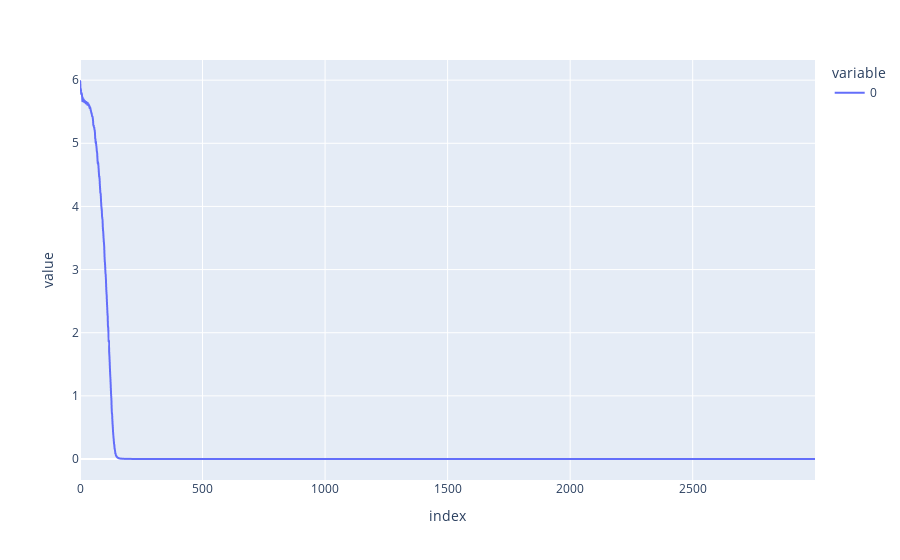

The notebook cell this image was saved under:
### Code cell
batch_size = 8
epochs = 3000
lr = 1e-4
max_grad_norm = 1.0
wd = 0.1
betas = (0.9, 0.95)
optim = torch.optim.AdamW(model.parameters(), lr=lr, betas=betas, weight_decay=wd)
scheduler = torch.optim.lr_scheduler.LambdaLR(optim, lambda i: max(i/100, 1.))

data_loader = data_generator(batch_size=batch_size)

losses = []
model.zero_grad()
for epoch in notebook_tqdm(range(epochs)):
    tokens = next(data_loader)
    logits = model(tokens)
    loss = loss_fn(logits, tokens)
    loss.backward()
    if max_grad_norm is not None:
        torch.nn.utils.clip_grad_norm_(model.parameters(), max_grad_norm)
    optim.step()
    optim.zero_grad()
    scheduler.step()
    losses.append(loss.item())
    if epoch % 100 == 0:
        print(f"Epoch: {epoch}: {loss.item()}")

px.line(losses, labels={"x": "Epoch", "y": "Loss"})

### Figure 1 — Plotly figure (JSON) as saved in the notebook; plotly's stock layout.template omitted (floating-point values rounded to 4 significant figures; data arrays with more than 128 entries replaced by an {"elided": "..."} marker saying what was removed)
{"data": [{"hovertemplate": "variable=0<br>index=%{x}<br>value=%{y}<extra></extra>", "legendgroup": "0", "line": {"color": "#636efa", "dash": "solid"}, "marker": {"symbol": "circle"}, "mode": "lines", "name": "0", "showlegend": true, "type": "scattergl", "x": {"elided": "3000 int values"}, "xaxis": "x", "y": {"elided": "3000 float values"}, "yaxis": "y"}], "layout": {"legend": {"title": {"text": "variable"}, "tracegroupgap": 0}, "margin": {"t": 60}, "xaxis": {"anchor": "y", "domain": [0, 1], "title": {"text": "index"}}, "yaxis": {"anchor": "x", "domain": [0, 1], "title": {"text": "value"}}}}
